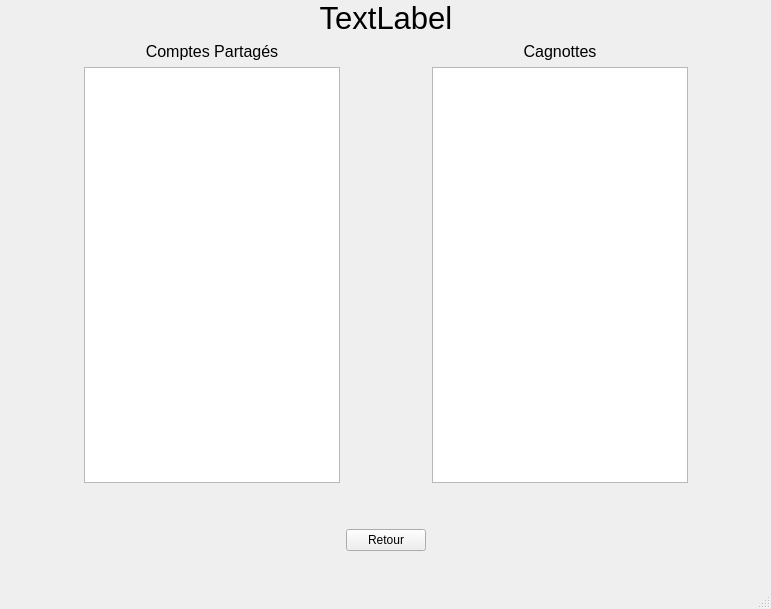
<?xml version="1.0" encoding="UTF-8"?>
<ui version="4.0">
 <class>AccueilUtilisateur</class>
 <widget class="QMainWindow" name="AccueilUtilisateur">
  <property name="geometry">
   <rect>
    <x>0</x>
    <y>0</y>
    <width>771</width>
    <height>609</height>
   </rect>
  </property>
  <property name="windowTitle">
   <string>MainWindow</string>
  </property>
  <widget class="QWidget" name="centralwidget">
   <widget class="QWidget" name="gridLayoutWidget">
    <property name="geometry">
     <rect>
      <x>10</x>
      <y>0</y>
      <width>751</width>
      <height>551</height>
     </rect>
    </property>
    <layout class="QGridLayout" name="gridLayout">
     <item row="2" column="2">
      <spacer name="horizontalSpacer_3">
       <property name="orientation">
        <enum>Qt::Horizontal</enum>
       </property>
       <property name="sizeHint" stdset="0">
        <size>
         <width>40</width>
         <height>20</height>
        </size>
       </property>
      </spacer>
     </item>
     <item row="2" column="3">
      <widget class="QListView" name="listCagnotte"/>
     </item>
     <item row="2" column="1">
      <widget class="QListView" name="listCompte"/>
     </item>
     <item row="1" column="3">
      <widget class="QLabel" name="cag">
       <property name="font">
        <font>
         <pointsize>12</pointsize>
        </font>
       </property>
       <property name="text">
        <string>Cagnottes</string>
       </property>
       <property name="alignment">
        <set>Qt::AlignCenter</set>
       </property>
      </widget>
     </item>
     <item row="0" column="1" colspan="3">
      <widget class="QLabel" name="NomPrenom">
       <property name="font">
        <font>
         <pointsize>23</pointsize>
        </font>
       </property>
       <property name="text">
        <string>TextLabel</string>
       </property>
       <property name="alignment">
        <set>Qt::AlignHCenter|Qt::AlignTop</set>
       </property>
      </widget>
     </item>
     <item row="2" column="0">
      <spacer name="horizontalSpacer">
       <property name="orientation">
        <enum>Qt::Horizontal</enum>
       </property>
       <property name="sizeHint" stdset="0">
        <size>
         <width>40</width>
         <height>20</height>
        </size>
       </property>
      </spacer>
     </item>
     <item row="1" column="1">
      <widget class="QLabel" name="cmp">
       <property name="font">
        <font>
         <pointsize>12</pointsize>
        </font>
       </property>
       <property name="text">
        <string>Comptes Partagés</string>
       </property>
       <property name="alignment">
        <set>Qt::AlignCenter</set>
       </property>
      </widget>
     </item>
     <item row="4" column="2">
      <widget class="QPushButton" name="retour">
       <property name="text">
        <string>Retour</string>
       </property>
      </widget>
     </item>
     <item row="2" column="4">
      <spacer name="horizontalSpacer_2">
       <property name="orientation">
        <enum>Qt::Horizontal</enum>
       </property>
       <property name="sizeHint" stdset="0">
        <size>
         <width>40</width>
         <height>20</height>
        </size>
       </property>
      </spacer>
     </item>
     <item row="3" column="2">
      <spacer name="verticalSpacer">
       <property name="orientation">
        <enum>Qt::Vertical</enum>
       </property>
       <property name="sizeType">
        <enum>QSizePolicy::Minimum</enum>
       </property>
       <property name="sizeHint" stdset="0">
        <size>
         <width>20</width>
         <height>40</height>
        </size>
       </property>
      </spacer>
     </item>
    </layout>
   </widget>
  </widget>
  <widget class="QMenuBar" name="menubar">
   <property name="geometry">
    <rect>
     <x>0</x>
     <y>0</y>
     <width>771</width>
     <height>20</height>
    </rect>
   </property>
  </widget>
  <widget class="QStatusBar" name="statusbar"/>
 </widget>
 <resources/>
 <connections/>
</ui>
